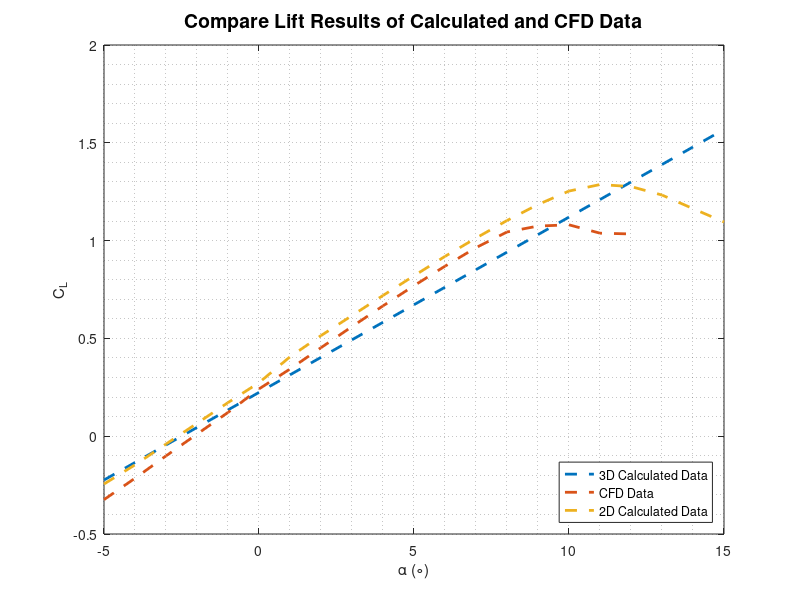
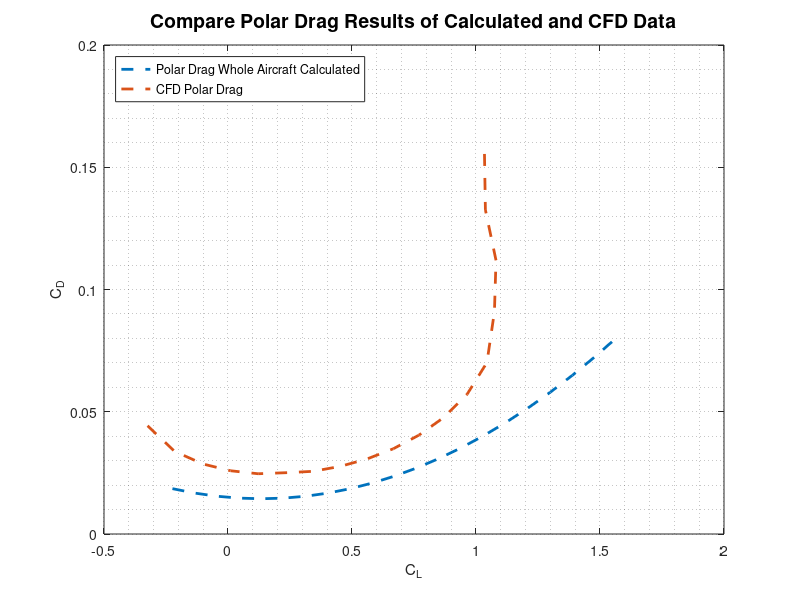
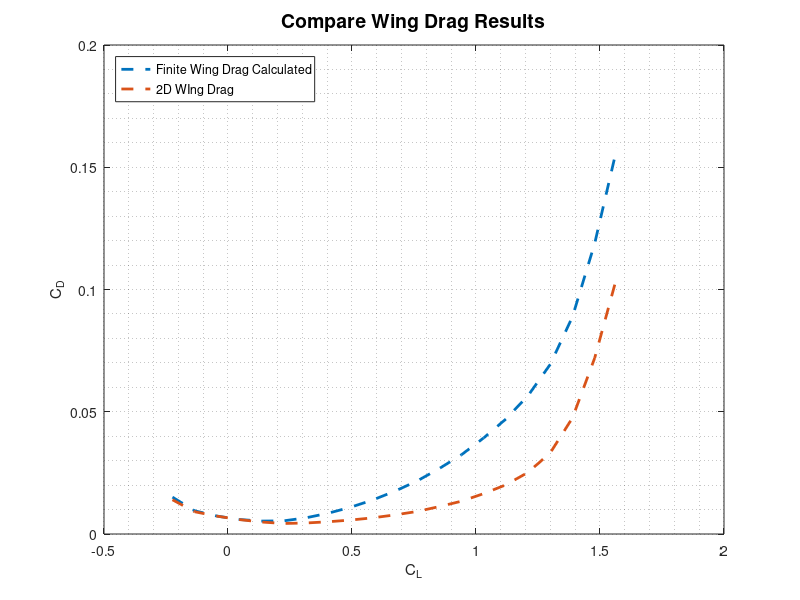
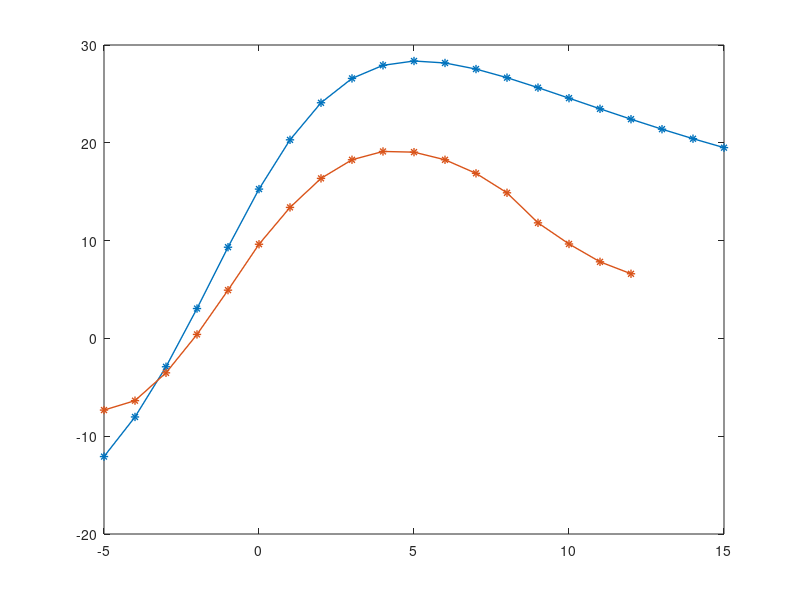

These charts were generated, in order, by the following MATLAB code: (Note: this script raises an error after producing the figures.)
clc
clear all
% 3D lift calculations
data2D = [
        -5.0000 -0.2446 0.0140;
        -4.0000 -0.1465 0.0091;
        -3.0000 -0.0401 0.0073;
        -2.0000 0.0658 0.0059;
        -1.0000 0.1717 0.0049;
        0.0000 0.2737 0.0043;
        1.0000 0.4058 0.0045;
        2.0000 0.5143 0.0050;
        3.0000 0.6167 0.0057;
        4.0000 0.7194 0.0066;
        5.0000 0.8201 0.0078;
        6.0000 0.9193 0.0092;
        7.0000 1.0129 0.0112;
        8.0000 1.1027 0.0134;
        9.0000 1.1844 0.0165;
        10.0000 1.2533 0.0201;
        11.0000 1.2865 0.0252;
        12.0000 1.2763 0.0332;
        13.0000 1.2329 0.0475;
        14.0000 1.1635 0.0720;
        15.0000 1.0951 0.1052;
        ];
    
alpha = data2D(:,1); % Angle of attack
Clift = data2D(:,2); % 2D coefficient of lift
CDrag = data2D(:,3); % 2D coefficient of drag

e = 0.9; % Span efficiency factor
AR = 16.5; % Aspect Ratio

%linear region
alpha_Upper = 5;
alpha_Lower = 4;

%Find index of alpha values
x1=find(data2D(:,1)==alpha_Lower);
x2=find(data2D(:,1)==alpha_Upper);

%initial estimate of alpha
a_0 = (Clift(x2)-Clift(x1))/(alpha(x2)-alpha(x1));

%estimate alpha for finite wing
a = (a_0)/(1 + ((57.3 * a_0)/(pi * e * AR)));

%find zero lift angle of attack
sign = find(Clift>0,1);
Alpha0 = mean([alpha(sign), alpha(sign - 1)]);

%use alpha to calculate cl
CL_3D = a .* ( alpha - Alpha0);
 
% 3D coefficient of drag
D_i = (CL_3D).^2 ./ (pi*e*AR);

%calculate total drag for wing
WingD = CDrag + D_i;

%find min drag alpha value
alpha_MinDrag = alpha(find(WingD == min(WingD)));
CL_MinDrag = a * (alpha_MinDrag - Alpha0);

%define variables
%oswald's efficiency factor
e0 = 1.78 * (1 - 0.045 .* AR.^(0.68)) - 0.64;
k1 = 1 / (pi * e0 * AR);
k2 = -2 * k1 * CL_MinDrag;

CFE = .004;
SWet = 1.2874 + .784142 + .1992;
Sref = .63;
CD_min = CFE * SWet / Sref; 
CD_0 = CD_min + k1 * CL_MinDrag^2;
%wholeaircraft
Drag = CD_0 + k1 * CL_3D .^2 + k2 * CL_3D;

%For CFD
dataCFD=[
    -5,-0.32438,0.044251;
    -4,-0.21503,0.033783;
    -3,-0.10081,0.028627;
    -2,0.010503,0.025864;
    -1,0.12155,0.024643;
    0,0.24163,0.025099;
    1,0.34336,0.025635;
    2,0.45256,0.02766;
    3,0.56037,0.030677;
    4,0.66625,0.034855;
    5,0.76942,0.040403;
    6,0.86923,0.04759;
    7,0.96386,0.057108;
    8,1.0441,0.070132;
    9,1.0743,0.090921;
    10,1.0807,0.11193;
    11,1.0379,0.13254;
    12,1.034,0.15645;
    ];
alphaCFD = dataCFD(:,1); % Angle of attack
CliftCFD = dataCFD(:,2); % 3D coefficient of lift
CDragCFD = dataCFD(:,3); % 3D coefficient of drag

L_D_WholeAirplane = CL_3D ./ Drag ; 
L_D_CFD = (CliftCFD./CDragCFD);

%% velocity to achieve max range and max endurance

Gross = 6.4; % Kg, gross weight
GrossWeight = Gross*9.81;
Density = 1.0324 ; %kg/m^3 @ 1.8 km.
WingArea = 0.63 ; % wing area.
V_MaxRangeEndurance_Equation = @(CL_V) sqrt ( (2 *( GrossWeight/WingArea)) / ((Density)*CL_V));

CL_Max_Range = sqrt( CD_0/k1);
CL_Max_Endurance = sqrt( (3*CD_0)/k1);


CL_CD_Ratio_Max_Endurance = GrossWeight/CD_0;
CL_CD_Ratio_Max_Range = GrossWeight/CD_0;

V_Max_Range = V_MaxRangeEndurance_Equation(CL_Max_Range);
V_Max_Endurance = V_MaxRangeEndurance_Equation(CL_Max_Endurance);

%% plot and compare the lift with respect to alpha
figure(1)
plot(alpha, CL_3D, '--', 'LineWidth', 2);
hold on
plot(alphaCFD, CliftCFD, '--', 'LineWidth', 2);
hold on
plot(alpha, Clift, '--', 'LineWidth', 2);
hold off

%mark each plot
title('Compare Lift Results of Calculated and CFD Data', 'FontSize', 14);
legend('3D Calculated Data', 'CFD Data', '2D Calculated Data', 'Location', 'Southeast');
xlabel('\alpha (\circ)');
ylabel('C_L');
grid minor
%% compare the Drag with respect to lift
figure(2)
plot(CL_3D, Drag, '--', 'LineWidth', 2);
hold on
plot(CliftCFD, CDragCFD, '--', 'LineWidth', 2);
hold off
title('Compare Polar Drag Results of Calculated and CFD Data', 'FontSize', 14);
legend('Polar Drag Whole Aircraft Calculated', 'CFD Polar Drag', 'Location', 'Northwest');
xlabel('C_L');
ylabel('C_D');
grid minor
%% Plot C_D and C_L for a Finite Wing
figure(3)
plot(CL_3D, WingD, '--', 'LineWidth', 2);
hold on
plot(CL_3D, CDrag, '--', 'LineWidth', 2);
hold off
title('Compare Wing Drag Results', 'FontSize', 14);
legend('Finite Wing Drag Calculated', '2D WIng Drag', 'Location', 'Northwest');
xlabel('C_L');
ylabel('C_D');
grid minor
%% Plot and compare the C_L/C_D with respect to alpha
figure(4)
plot(alpha,L_D_WholeAirplane,'*-','LineWidth',1)
hold on
plot(alphaCFD,L_D_CFD,'*-','LineWidth',1)
hold on
refline(0)
hold off
legend('Calculated L/D','CFD L/D','Location','NorthWest')
xlabel(' \alpha \circ ')
ylabel('L/D')
title('L/D Comparison', 'FontSize', 14)
grid minor
